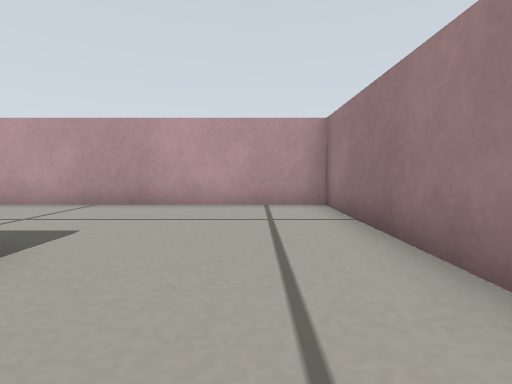
View 1 (above)

12 first-person views from a walk through a Gazebo world. The camera is 0.19 m above the floor, tilts 4° down and sees 85° across. The floor is counted in squares, 0.25 m on a side. Each view is taken from the middle of a square. On the plan, view 1 faces up. The plan holds only what a view shows up to about 10 squares ahead; the rest is blank.

View 2
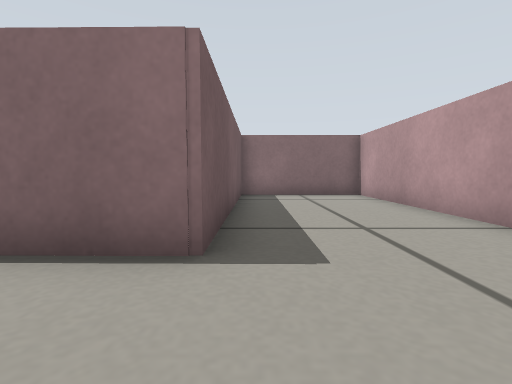

View 3
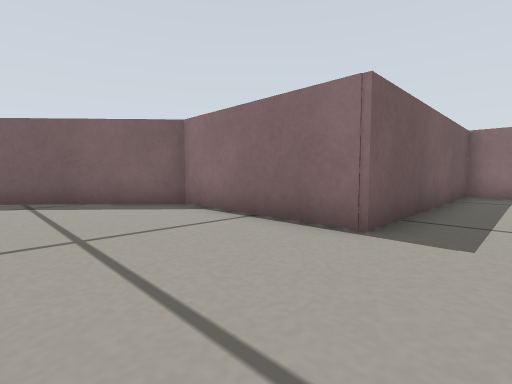

View 4
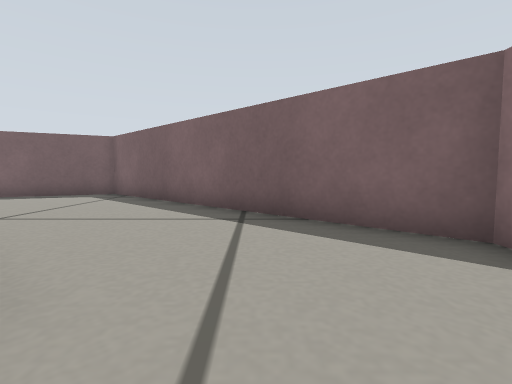

View 5
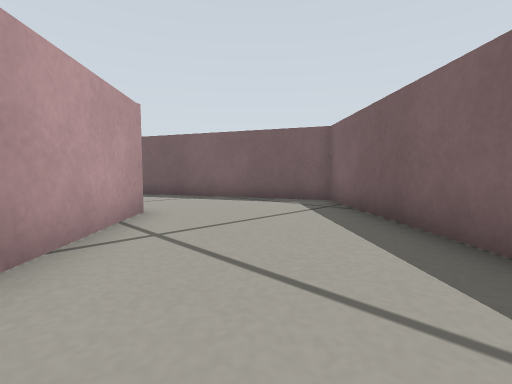

View 6
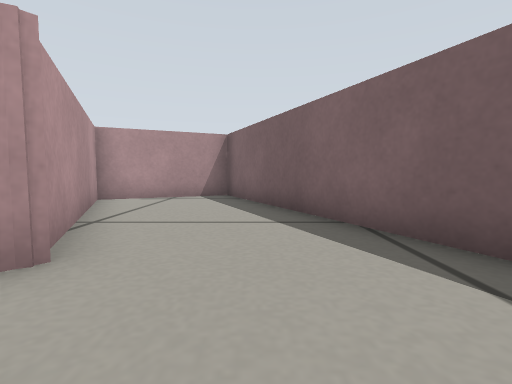

View 7
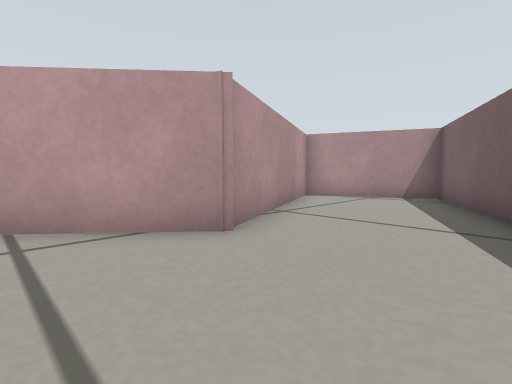

View 8
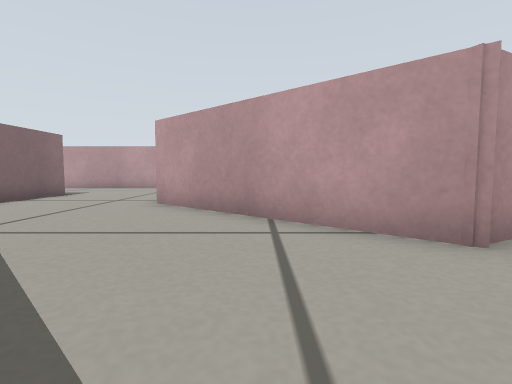

View 9
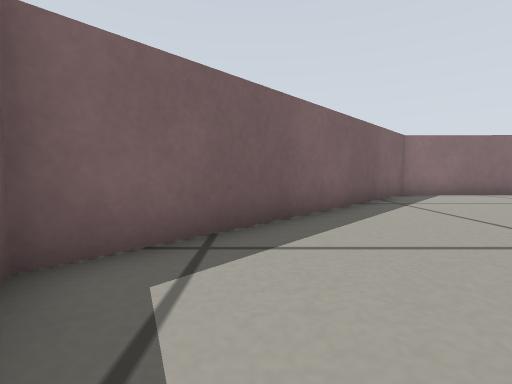

View 10
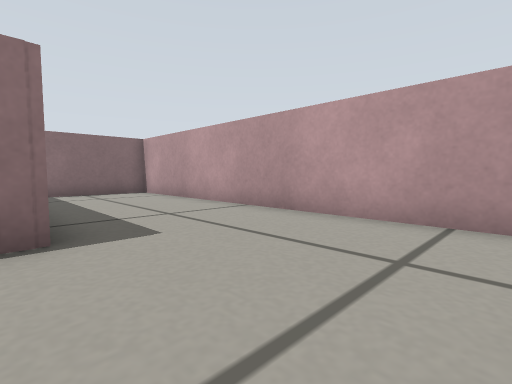

View 11
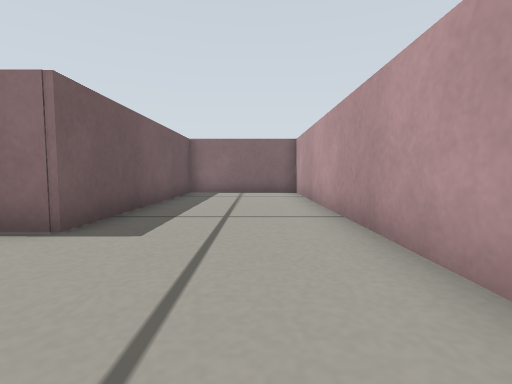

View 12
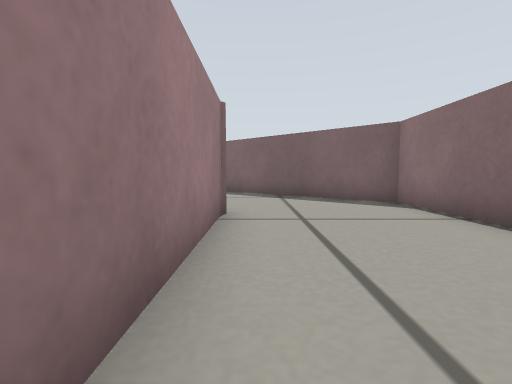

### Floor plan
Points are (right, up) in squares from view 1. A wall is a line through its corners. A room is listed if a view was taken in it or the views show most of it. See-through windows are left out.
Room 1 (views 1, 2, 3, 4, 5, 6, 7, 8, 9, 10, 11, 12)
walls: (1.6, -0.2) (1.6, 6.5) (-9.5, 6.5) (-9.5, 2.5) (-2.5, 2.5) (-2.6, -2) (5, -8.8) (13.3, -5) (11.7, -1.6) (6.2, -4.2) (1.6, -0.2)

Where each view was taken, in squares from view 1:
view 1: 0 up, 0 right, facing up
view 2: 3 up, 0 right, facing left
view 3: 4 up, 1 right, facing down-left
view 4: 1 up, 0 right, facing down
view 5: 2 down, 1 right, facing down-right
view 6: 6 down, 4 right, facing right
view 7: 7 down, 4 right, facing up-right
view 8: 7 down, 4 right, facing up
view 9: 7 down, 7 right, facing left
view 10: 2 up, 1 right, facing up-left
view 11: 5 up, 1 right, facing left
view 12: 5 up, 1 right, facing down
